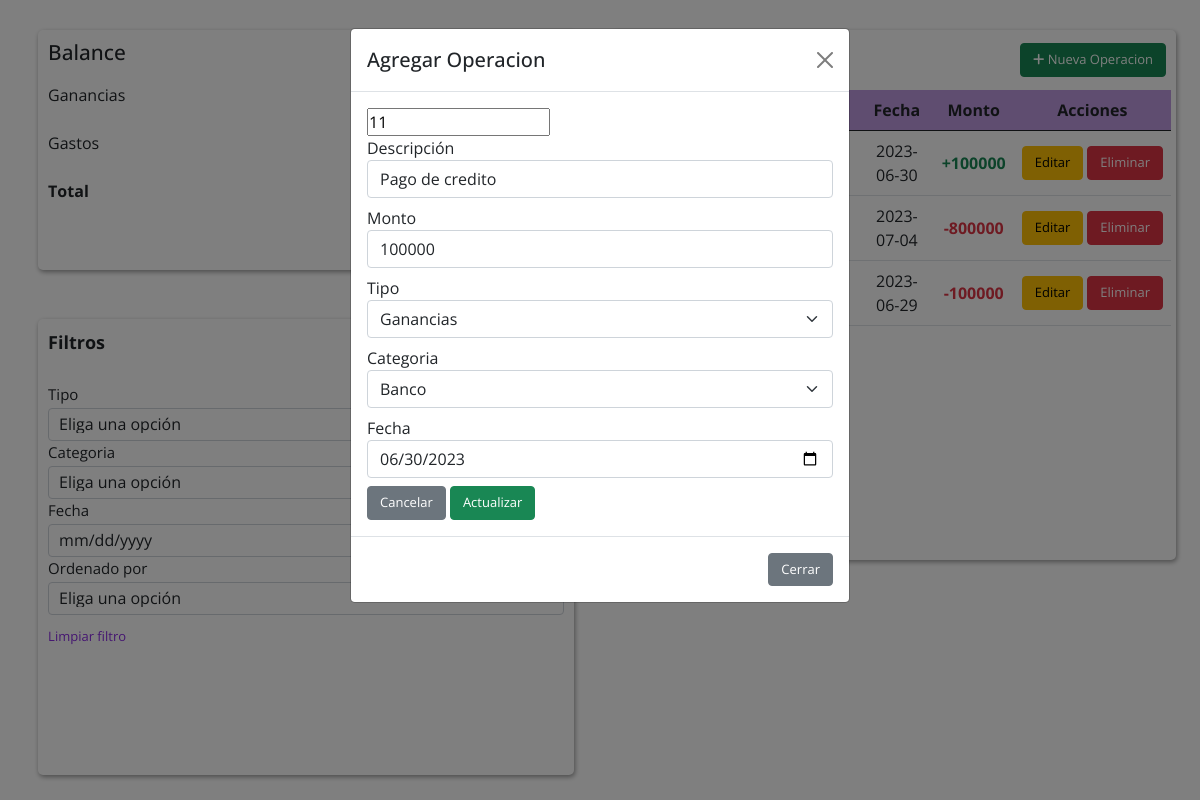
The app's page /index.php?id=11 with its own data.
### tables this page shows
CREATE TABLE `tlb_operacion` (
  `id_operacion` int(11) NOT NULL,
  `descripcion` varchar(100) NOT NULL,
  `monto` float NOT NULL,
  `id_gasto` int(11) NOT NULL,
  `id_categoria` int(11) NOT NULL,
  `fecha` date NOT NULL
);

CREATE TABLE `tlb_gasto` (
  `id_gasto` int(11) NOT NULL,
  `nombre_gasto` varchar(100) NOT NULL,
  `estado` enum('ACTIVO','INACTIVO') DEFAULT 'ACTIVO'
);

CREATE TABLE `tlb_categoria` (
  `id_categoria` int(11) NOT NULL,
  `nombre_categoria` varchar(100) NOT NULL,
  `estado` enum('ACTIVO','INACTIVO') DEFAULT 'ACTIVO'
);

### index.php (the view, shortened to what this page needs)
<?php
include "./db.php"
?>
<!DOCTYPE html>
<html lang="en">
<head>
    <link rel="stylesheet" href="./index.css">
    <link href="https://cdn.jsdelivr.net/npm/bootstrap@5.0.2/dist/css/bootstrap.min.css" rel="stylesheet">
    <link rel="stylesheet" href="./bootstrap/css/bootstrap.css">
    <link rel="stylesheet" href="https://cdnjs.cloudflare.com/ajax/libs/font-awesome/6.4.0/css/all.min.css" />
    <link rel="stylesheet" href="https://cdn.jsdelivr.net/npm/sweetalert2@10.15.5/dist/sweetalert2.min.css">
</head>
<body>
    <?php
    $query = "SELECT tlb_operacion.*,tlb_gasto.*,tlb_categoria.* FROM tlb_operacion INNER JOIN tlb_gasto on tlb_operacion.id_gasto = tlb_gasto.id_gasto INNER JOIN tlb_categoria on tlb_operacion.id_categoria=tlb_categoria.id_categoria ORDER BY tlb_operacion.id_operacion ASC";
    $query_rs = mysqli_query($conn, $query);
    $ganancias = 0;
    $gastos = 0;
    $mes_actual = date('n');
    if ($query_rs->num_rows > 0) {
        foreach ($query_rs as $filas) {
            $fecha = $filas['fecha'];
            $mes = date('n', strtotime($fecha));
            if ($filas['id_gasto'] == 1 && $mes == $mes_actual) {
                $gastos = $gastos + $filas['monto'];
            } else if ($filas['id_gasto'] == 2 && $mes == $mes_actual) {
                $ganancias = $ganancias + $filas['monto'];
            }
        }
    }
    ?>
    <div class="container-fluid cotenedor">
        <div class="container contenedor_balances">
            <div class="balance">
                <div class="header-balance">
                    <h4>Balance</h4>
                </div>
                <div class="contenedor-info">
                    <div class="informacion">
                        <p>Ganancias</p>
                        <p class="text-success">$ +<?= $ganancias ?></p>
                    </div>
                    <div class="informacion">
                        <p>Gastos</p>
                        <p class="text-danger">$ -<?= $gastos ?></p>
                    </div>
                    <div class="informacion">
                        <p style="font-weight: bolder;">Total</p>
                        <?php
                        $total = $ganancias - $gastos;
                        if ($total > 0) {
                        ?>
                            <p class="text-success" style="font-weight: bolder;">$ +<?= $total ?></p>
                        <?php
                        } else {
                        ?>
                            <p class="text-danger">$ <?= $total ?></p>
                        <?php
                        }
                        ?>
                    </div>
                </div>
            </div>
            <div class="filtro">
                <div class="cabezera-filtro">
                    <p>Filtros</p>
                    <button type="button" onclick="ocultarFiltro()" style="font-size: 13px;">Ocultar filtros</button>
                </div>
                <div class="form">
                    <form action="./validacion.php" method="post" id="myForm">
                        <div class="form-group mb-2 select">
                            <label for="" class="label-form">Tipo</label>
                            <select class="form-select form-select" aria-label=".form-select-sm example" name="gasto" id="gasto">
                                <option selected>Eliga una opción</option>
                            </select>
                        </div>
                        <div class="form-group mb-2 select">
                            <label for="" class="label-form">Categoria</label>
                            <select class="form-select form-select" aria-label=".form-select-sm example" name="categoria_f" id="categoria">
                                <option selected>Eliga una opción</option>
                            </select>
                        </div>
                        <div class="form-group mb-2">
                            <label for="" class="label-form">Fecha</label>
                            <input type="date" class="form-control" id="fecha" name="fecha">
                        </div>
                        <div class="form-group mb-2 select">
                            <label for="" class="label-form">Ordenado por</label>
                            <select class="form-select form-select" aria-label=".form-select-sm example" name="gasto" id="gasto">
                                <option selected>Eliga una opción</option>
                            </select>
                        </div>
                        <button type="reset" style="font-size: 13px;">Limpiar filtro</button>
                    </form>
                </div>
            </div>
        </div>
        <div class="container contenedor_tabla">
            <div class="tables" style="margin-top: 30px;">
                <div class="operaciones">
                    <p>Operaciones</p>
                    <button type="button" class="btn btn-success" data-bs-toggle="modal" data-bs-target="#exampleModal"><i class="fa-solid fa-plus"></i> Nueva Operacion</button>
                </div>
                <div class="tabla">
                    <div class="div-scroll">
                        <table class="table t">
                            <thead class="thead">
                                <tr>
                                    <th scope="col" class="align-middle text-center">Descripción</th>
                                    <th scope="col" class="align-middle text-center">Categoria</th>
                                    <th scope="col" class="align-middle text-center">Fecha</th>
                                    <th scope="col" class="align-middle text-center">Monto</th>
                                    <th class="align-middle text-center">Acciones</th>
                                </tr>
                            </thead>
                            <tbody>
                                <?php
                                $query = "SELECT tlb_operacion.*,tlb_gasto.*,tlb_categoria.* FROM tlb_operacion INNER JOIN tlb_gasto on tlb_operacion.id_gasto = tlb_gasto.id_gasto INNER JOIN tlb_categoria on tlb_operacion.id_categoria=tlb_categoria.id_categoria ORDER BY tlb_operacion.id_operacion ASC";
                                $query_rs = mysqli_query($conn, $query);
                                if ($query_rs->num_rows > 0) {
                                    foreach ($query_rs as $filas) {
                                ?>
                                        <tr>
                                            <td class="align-middle text-center"><?= $filas['descripcion'] ?></td>
                                            <td class="align-middle text-center"><?= $filas['nombre_categoria'] ?></td>
                                            <td class="align-middle text-center"><?= $filas['fecha'] ?></td>
                                            <th class="align-middle text-center <?= $filas['id_gasto'] == 1 ? "text-danger"  : "text-success" ?>">
                                                <?= $filas['id_gasto'] == 1 ? "-"  : "+" ?><?= $filas['monto'] ?></th>
                                            <td class="align-middle text-center">
                                                <div class="d-flex justify-content-center gap-1">
                                                    <a href="<?= $_SERVER['PHP_SELF'] ?>?id=<?= $filas['id_operacion'] ?>" class="btn btn-warning" style="font-size: 13px;" data-toggle="modal" data-target="#editarModal">Editar</a>
                                                    <form action="./validacion.php" method="post" id="eliminar-form-<?= $filas['id_operacion'] ?>">
                                                        <button type="button" class="btn btn-danger" style="font-size: 13px;" onclick="confirmarEliminar(<?= $filas['id_operacion'] ?>)">Eliminar</button>
                                                    </form>
                                                </div>
                                            </td>
                                        </tr>
                                <?php
                                    }
                                }
                                ?>
                            </tbody>
                        </table>
                    </div>
                </div>
            </div>
        </div>
    </div>
    <?php
    $id = $_GET['id'];
    ?>
    <div class="modal fade" id="editarModal" tabindex="-1" role="dialog" aria-labelledby="editarModalLabel" aria-hidden="true">
        <div class="modal-dialog">
            <div class="modal-content">
                <div class="modal-header">
                    <h5 class="modal-title" id="exampleModalLabel">Agregar Operacion</h5>
                    <button type="button" class="btn-close" data-bs-dismiss="modal" aria-label="Close"></button>
                </div>
                <div class="modal-body">
                    <?php
                    $query = "SELECT * FROM tlb_operacion WHERE id_operacion = '$id'";
                    $query_rs = mysqli_query($conn, $query);
                    if ($query_rs->num_rows > 0) {
                        $filas = mysqli_fetch_array($query_rs);
                    ?>
                        <form action="./validacion.php" method="post">
                            <input type="text" name="id" id="" value="<?= $filas['id_operacion'] ?>">
                            <div class="form-group mb-2 input">
                                <label for="" class="label-form">Descripción</label>
                                <input type="text" class="form-control" name="descripcion" value="<?= $filas['descripcion'] ?>">
                            </div>
                            <div class="form-group mb-2 input">
                                <label for="" class="label-form">Monto</label>
                                <input type="number" class="form-control" name="monto" value="<?= $filas['monto'] ?>">
                            </div>
                            <div class="form-group mb-2 select">
                                <label for="" class="label-form">Tipo</label>
                                <select class="form-select form-select" aria-label=".form-select-sm example" name="gasto">
                                    <?php
                                    $query_c = "SELECT * FROM tlb_gasto WHERE estado=1";
                                    $query_c_rs = mysqli_query($conn, $query_c);
                                    if ($query_c_rs->num_rows > 0) {
                                        foreach ($query_c_rs as $fila) {
                                    ?>
                                            <option <?= $filas['id_gasto'] == $fila['id_gasto'] ? "selected" : '' ?> value="<?= $fila['id_gasto'] ?>"><?= $fila['nombre_gasto'] ?></option>
                                    <?php
                                        }
                                    }
                                    ?>
                                </select>
                            </div>
                            <div class="form-group mb-2 select">
                                <label for="" class="label-form">Categoria</label>
                                <select class="form-select form-select" aria-label=".form-select-sm example" name="categoria">
                                    <?php
                                    $query_c = "SELECT * FROM tlb_categoria WHERE estado=1";
                                    $query_c_rs = mysqli_query($conn, $query_c);
                                    if ($query_c_rs->num_rows > 0) {
                                        foreach ($query_c_rs as $fila) {
                                    ?>
                                            <option <?= $filas['id_categoria'] == $fila['id_categoria'] ? "selected" : '' ?> value="<?= $fila['id_categoria'] ?>"><?= $fila['nombre_categoria'] ?></option>
                                    <?php
                                        }
                                    }
                                    ?>
                                </select>
                            </div>
                            <div class="form-group mb-2 input">
                                <label for="" class="label-form">Fecha</label>
                                <input type="date" class="form-control" name="fecha" value="<?= $filas['fecha'] ?>">
                            </div>
                            <div>
                                <button type="reset" class="btn btn-secondary" style="font-size: 13px;">Cancelar</button>
                                <button type="submit" class="btn btn-success agregar" style=" font-size: 13px;" name="btn_actualizar">Actualizar</button>
                            </div>
                        </form>
                    <?php
                    }
                    ?>
                </div>
                <div class="modal-footer">
                    <button type="button" class="btn btn-secondary" data-bs-dismiss="modal" style="font-size: 13px;">Cerrar</button>
                </div>
            </div>
        </div>
    </div>
</body>
</html>

### index.css (style rules this page uses)
:root { --color-fondo: #fff; }
* { margin: 0; padding: 0; box-sizing: border-box; }
body { width: 100%; height: 100vh; overflow: hidden; font-family: 'Open Sans', sans-serif !important; background: var(--color-fondo); }
.cotenedor { background: var(--color-fondo); width: 100%; height: 100%; display: flex; justify-content: space-between; }
.contenedor_balances { display: flex; flex-direction: column; justify-content: space-between; align-items: center; gap: 5px; }
.contenedor_tabla { display: flex; justify-content: center; align-items: start; }
.balance { background: white; width: 95%; box-shadow: 1px 2px 5px rgba(0, 0, 0, 0.4); border-radius: 5px; height: 30%; margin-top: 30px; }
.contenedor-info { height: 60%; }
.header-balance { display: flex; justify-content: space-between; margin: 10px 10px 10px 10px; }
.balance h4 { font-size: 130%; }
.informacion { display: flex; justify-content: space-between; padding: 0px 10px; height: 33.333%; }
.filtro { background: white; width: 95%; box-shadow: 1px 2px 5px rgba(0, 0, 0, 0.4); border-radius: 5px; height: 57%; margin-bottom: 25px; }
.cabezera-filtro { display: flex; justify-content: space-between; margin: 10px 14px 10px 10px; }
.cabezera-filtro p { font-size: 18px; font-weight: bolder; }
.cabezera-filtro button { color: blueviolet; outline: none; border: none; background: transparent; }
.form { margin: 0px 10px 10px 10px; height: 80%; overflow: hidden; }
.form form .form-group { height: 50px; }
.form form .form-group label { height: 50%; font-size: 15px; }
.form form .form-group input { height: 65%; padding: 10px; vertical-align: middle; line-height: normal; padding-top: calc((var(--select-height) - 1.5em) / 2); padding-bottom: calc((var(--select-height) - 1.5em) / 2); }
.form form .form-group select { height: 65%; padding: 10px; }
.form form .form-group select { vertical-align: middle; line-height: normal; padding-top: calc((var(--select-height) - 1.5em) / 2); padding-bottom: calc((var(--select-height) - 1.5em) / 2); }
.form form button { color: blueviolet; outline: none; border: none; background: transparent; margin-top: 13px; }
.tables { background: white; width: 100%; box-shadow: 1px 2px 5px rgba(0, 0, 0, 0.4); border-radius: 5px; height: 530px; position: relative; overflow: auto; }
.tables thead { position: sticky; top: 0; background-color: rgb(191, 154, 225); border-bottom: 1px solid #000000; }
.operaciones { display: flex; justify-content: space-between; padding: 0px 10px; align-items: center; height: 60px; }
.operaciones p { font-size: 18px; }
.operaciones button { font-size: 13px; }
.tabla { padding: 0px 5px; }
.t { border: none; }

### records on screen
tlb_operacion: fecha "2023-06-30", monto "100000", id "11", descripcion "Pago de credito", gasto "Ganancias", categoria "Banco", fecha "06/30/2023"
tlb_operacion: fecha "2023-07-04", monto "800000"
tlb_operacion: fecha "2023-06-29", monto "100000"
